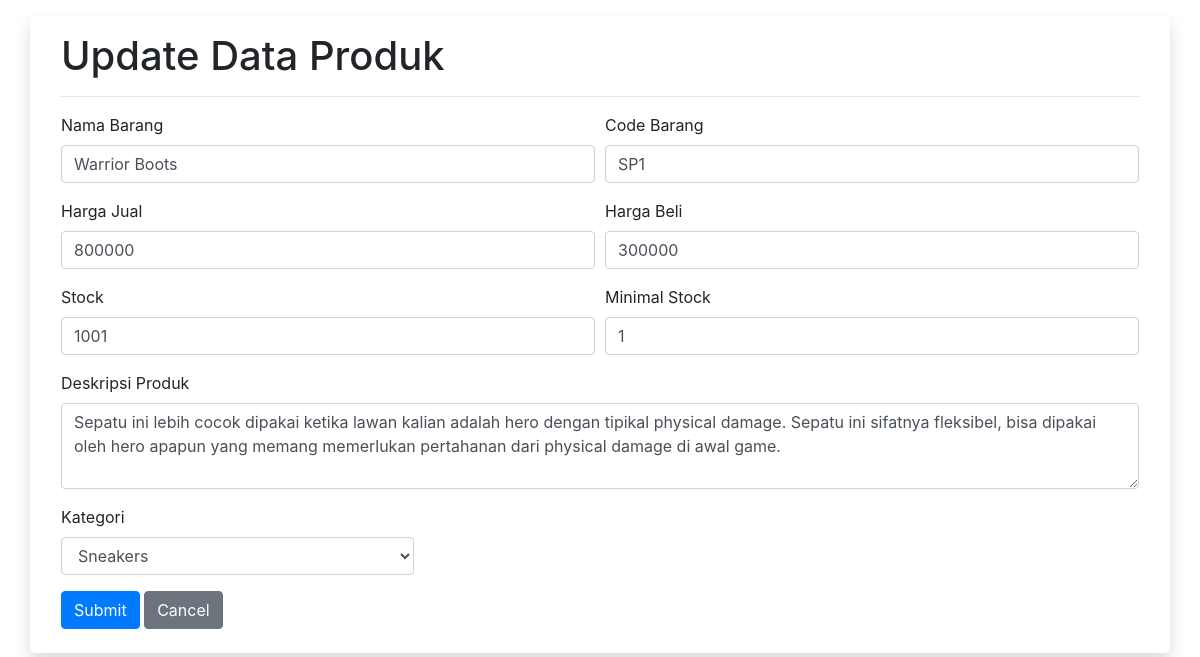
The page /editprod.php?id=2 on the database its author committed.
### tables this page shows
CREATE TABLE `produk` (
  `id` int(11) NOT NULL,
  `code` varchar(10) NOT NULL,
  `nama` varchar(50) NOT NULL,
  `harga_jual` double NOT NULL,
  `harga_beli` double NOT NULL,
  `stock` int(11) NOT NULL,
  `min_stock` int(11) NOT NULL,
  `deskripsi` text NOT NULL,
  `kategori_produk_id` int(11) NOT NULL
);

CREATE TABLE `kategori_produk` (
  `id` int(11) NOT NULL,
  `nama` varchar(45) NOT NULL
);

### editprod.php (the view, shortened to what this page needs)
<?php
include("koneksi.php");
$id = $_GET['id'];
$query = mysqli_query($conn, "SELECT * FROM produk WHERE id=$id");
$kategori = mysqli_query($conn, "SELECT * FROM kategori_produk");
?>
<!DOCTYPE html>
<html lang="en">
<head>
    <link rel="stylesheet" href="https://cdn.jsdelivr.net/npm/bootstrap@4.6.2/dist/css/bootstrap.min.css">
</head>
<body>
    <div class="container shadow rounded-lg p-3 pb-4 mt-3">
        <div class="container-fluid">
        <h1>Update Data Produk</h1>
        <hr>
        <?php
            foreach ($query as $data) {
        ?>
        <form action="proses_editprod.php" method="POST">
            <div class="form-row">
                <div class="form-group col-md-6">
                    <label for="nama">Nama Barang</label>
                    <input type="text" class="form-control" name="nama" id="nama" value="<?php echo $data['nama']  ?>">
                </div>
                <div class="form-group col-md-6">
                    <label for="code">Code Barang</label>
                    <input type="text" class="form-control" name="code" id="code" value="<?php echo $data['code']  ?>">
                </div>
            </div>
            <div class="form-row">
                <div class="form-group col-md-6">
                    <label for="jual">Harga Jual</label>
                    <input type="number" class="form-control" name="harga_jual" id="jual" value="<?php echo $data['harga_jual']  ?>">
                </div>
                <div class="form-group col-md-6">
                    <label for="beli">Harga Beli</label>
                    <input type="number" class="form-control" name="harga_beli" id="beli" value="<?php echo $data['harga_beli']  ?>">
                </div>
            </div>
            <div class="form-row">
                <div class="form-group col-md-6">
                    <label for="stock">Stock</label>
                    <input type="number" class="form-control" name="stock" id="stock" value="<?php echo $data['stock']  ?>">
                </div>
                <div class="form-group col-md-6">
                    <label for="minstock">Minimal Stock</label>
                    <input type="number" class="form-control" name="min_stock" id="minstock" value="<?php echo $data['min_stock']  ?>">
                </div>
            </div>
            <div class="form-group">
                <label for="deskripsi">Deskripsi Produk</label>
                <textarea class="form-control" id="deskripsi" name="deskripsi" rows="3"  ><?= $data['deskripsi']?></textarea>
            </div>
            <div class="form-row">
                <div class="form-group col-md-4">
                    <label for="kategori">Kategori</label>
                    <select id="kategori" name="kategori_produk_id" class="form-control">
                            <?php
                            foreach ($kategori as $kategori) {
                            ?>
                            <option <?php if ($data['kategori_produk_id'] == $kategori['id']) {
                                echo "selected";
                                } ?> value="<?= $kategori['id'] ?>">
                                <?php
                                if ($kategori['id'] == 1) {
                                    echo "Sneakers";
                                } elseif ($kategori['id'] == 2) {
                                    echo "Baju";
                                } else {
                                    echo "Celana";
                                }
                                ?></option>
                            <?php
                            }
                            ?>
                    </select>
                </div>
            </div>
            <button type="submit" class="btn btn-primary">Submit</button>
            <a href="produk.php">
            <button type="button" class="btn btn-secondary">Cancel</button>
            </a>
        </form>
        <?php
            }
        ?>
        </div>
    </div>
</body>
</html>

### rows shown on the page
produk: nama "Warrior Boots", code "SP1", harga_jual "800000", harga_beli "300000", stock "1001", min_stock "1", deskripsi "Sepatu ini lebih cocok dipakai ketika lawan kalian adalah hero dengan tipikal physical damage. Sepatu ini sifatnya fleksibel, bisa dipakai oleh hero apapun yang memang memerlukan pertahanan dari physical damage di awal game.", kategori_produk_id "Sneakers"
